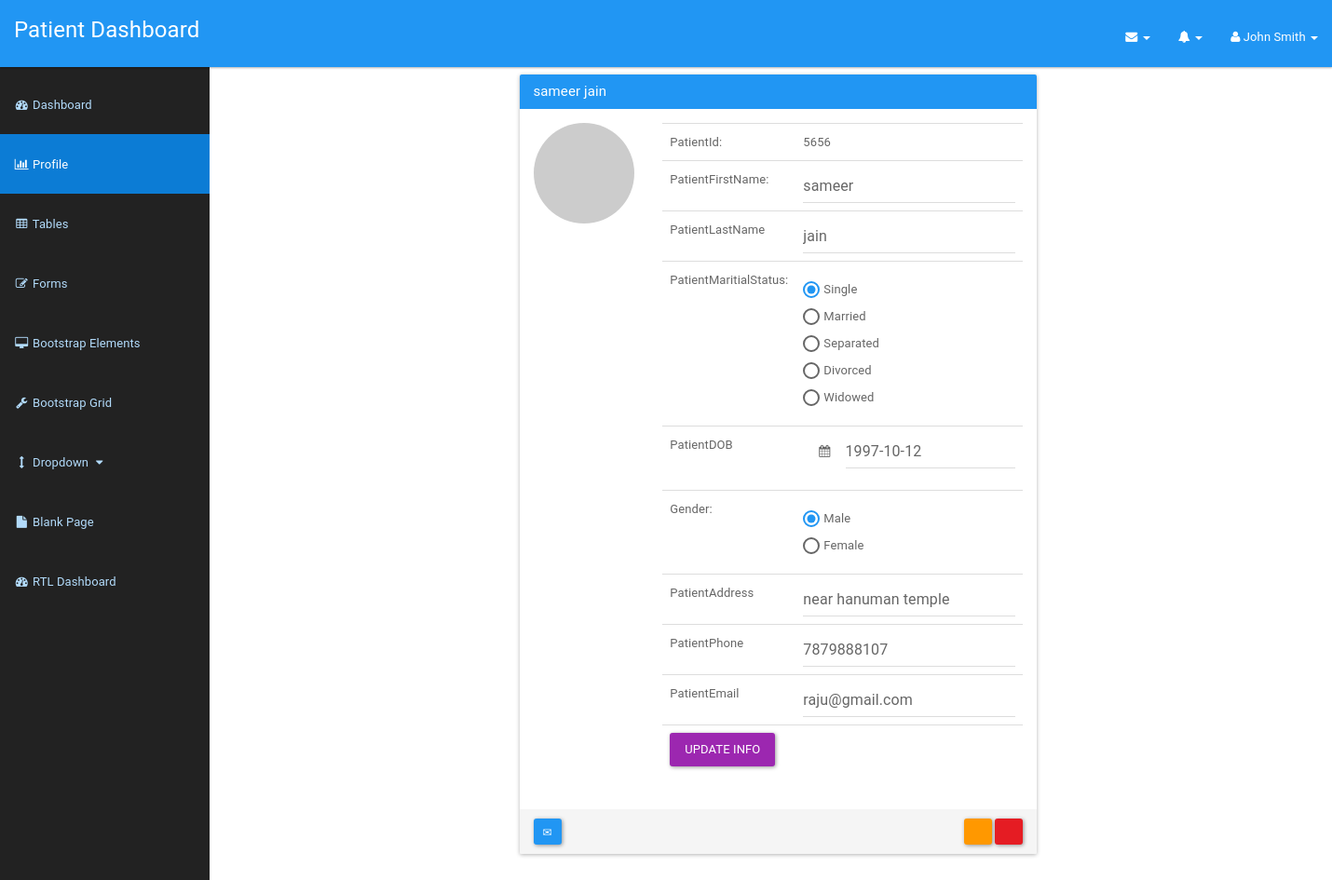
/patient/patientupdateprofile.php (signed in), run on the app's committed database.
### tables this page shows
CREATE TABLE IF NOT EXISTS `patient` (
  `icPatient` bigint(12) NOT NULL,
  `password` varchar(20) NOT NULL,
  `patientFirstName` varchar(20) NOT NULL,
  `patientLastName` varchar(20) NOT NULL,
  `patientMaritialStatus` varchar(10) NOT NULL,
  `patientDOB` date NOT NULL,
  `patientGender` varchar(10) NOT NULL,
  `patientAddress` varchar(100) NOT NULL,
  `patientPhone` varchar(15) NOT NULL,
  `patientEmail` varchar(100) NOT NULL,
  PRIMARY KEY (`icPatient`)
);

### patient/patientupdateprofile.php (the view, shortened to what this page needs)
<?php
$res=mysqli_query($con,"SELECT * FROM patient WHERE icPatient=".$_SESSION['patientSession']);
$userRow=mysqli_fetch_array($res,MYSQLI_ASSOC);
?>
<?php
$male="";
$female="";
if ($userRow['patientGender']=='male') {
$male = "checked";
}elseif ($userRow['patientGender']=='female') {
$female = "checked";
}
$single="";
$married="";
$separated="";
$divorced="";
$widowed="";
if ($userRow['patientMaritialStatus']=='single') {
$single = "checked";
}elseif ($userRow['patientMaritialStatus']=='married') {
$married = "checked";
}elseif ($userRow['patientMaritialStatus']=='separated') {
$separated = "checked";
}elseif ($userRow['patientMaritialStatus']=='divorced') {
$divorced = "checked";
}elseif ($userRow['patientMaritialStatus']=='widowed') {
$widowed = "checked";
}
?>
<!DOCTYPE html>
<html lang="en">
    <head>
        <link href="assets/css/style.css" rel="stylesheet">
        <link href="assets/css/material.css" rel="stylesheet">
        <link href="assets/css/sb-admin.css" rel="stylesheet">
        <link href="assets/css/date/bootstrap-datepicker.css" rel="stylesheet">
        <link href="assets/css/date/bootstrap-datepicker3.css" rel="stylesheet">
        <link href="assets/font-awesome/css/font-awesome.min.css" rel="stylesheet" type="text/css">
    </head>
    <body>
        <div id="wrapper">
            <nav class="navbar navbar-inverse navbar-fixed-top" role="navigation">
                <div class="navbar-header">
                    <a class="navbar-brand" href="patientdashboard.html">Patient Dashboard</a>
                </div>
                <ul class="nav navbar-right top-nav">
                    <li class="dropdown">
                        <a href="#" class="dropdown-toggle" data-toggle="dropdown"><i class="fa fa-envelope"></i> <b class="caret"></b></a>
                    </li>
                    <li class="dropdown">
                        <a href="#" class="dropdown-toggle" data-toggle="dropdown"><i class="fa fa-bell"></i> <b class="caret"></b></a>
                    </li>
                    <li class="dropdown">
                        <a href="#" class="dropdown-toggle" data-toggle="dropdown"><i class="fa fa-user"></i> John Smith <b class="caret"></b></a>
                    </li>
                </ul>
                <div class="collapse navbar-collapse navbar-ex1-collapse">
                    <ul class="nav navbar-nav side-nav">
                        <li>
                            <a href="patientdashboard.php"><i class="fa fa-fw fa-dashboard"></i> Dashboard</a>
                        </li>
                        <li class="active">
                            <a href="patientprofile.php"><i class="fa fa-fw fa-bar-chart-o"></i> Profile</a>
                        </li>
                        <li>
                            <a href="tables.html"><i class="fa fa-fw fa-table"></i> Tables</a>
                        </li>
                        <li>
                            <a href="forms.html"><i class="fa fa-fw fa-edit"></i> Forms</a>
                        </li>
                        <li>
                            <a href="bootstrap-elements.html"><i class="fa fa-fw fa-desktop"></i> Bootstrap Elements</a>
                        </li>
                        <li>
                            <a href="bootstrap-grid.html"><i class="fa fa-fw fa-wrench"></i> Bootstrap Grid</a>
                        </li>
                        <li>
                            <a href="javascript:;" data-toggle="collapse" data-target="#demo"><i class="fa fa-fw fa-arrows-v"></i> Dropdown <i class="fa fa-fw fa-caret-down"></i></a>
                        </li>
                        <li>
                            <a href="blank-page.html"><i class="fa fa-fw fa-file"></i> Blank Page</a>
                        </li>
                        <li>
                            <a href="patientdashboard-rtl.html"><i class="fa fa-fw fa-dashboard"></i> RTL Dashboard</a>
                        </li>
                    </ul>
                </div>
            </nav>
            <div id="page-wrapper">
                <div class="container-fluid">
                    <div class="container">
                        <div class="row">
                            <div class="col-xs-12 col-sm-12 col-md-6 col-lg-6 col-xs-offset-0 col-sm-offset-0 col-md-offset-3 col-lg-offset-3 toppad" >
                                <div class="panel panel-info">
                                    <div class="panel-heading">
                                        <h2 class="panel-title"><?php echo $userRow['patientFirstName']; ?> <?php echo $userRow['patientLastName']; ?></h2>
                                    </div>
                                    <div class="panel-body">
                                        <div class="row">
                                            <div class="col-md-3 col-lg-3 " align="center"> <img alt="User Pic" src="http://placehold.it/250x250" class="img-circle img-responsive"> </div>
                                            <div class=" col-md-9 col-lg-9 ">
                                                <form action="<?php $_PHP_SELF ?>" method="post" name="form1" id="form1">
                                                    <table class="table table-user-information">
                                                        <tbody>
                                                            <tr>
                                                                <td>PatientId:</td>
                                                                <td><?php echo $userRow['icPatient']; ?></td>
                                                            </tr>
                                                            <tr>
                                                                <td>PatientFirstName:</td>
                                                                <td><input type="text" class="form-control" name="patientFirstName" value="<?php echo $userRow['patientFirstName']; ?>"  /></td>
                                                            </tr>
                                                            <tr>
                                                                <td>PatientLastName</td>
                                                                <td><input type="text" class="form-control" name="patientLastName" value="<?php echo $userRow['patientLastName']; ?>"  /></td>
                                                            </tr>
                                                            <tr>
                                                                <td>PatientMaritialStatus:</td>
                                                                <td>
                                                                    <div class="radio">
                                                                        <label><input type="radio" name="patientMaritialStatus" value="single" <?php echo $single; ?>>Single</label>
                                                                    </div>
                                                                    <div class="radio">
                                                                        <label><input type="radio" name="patientMaritialStatus" value="married" <?php echo $married; ?>>Married</label>
                                                                    </div>
                                                                    <div class="radio">
                                                                        <label><input type="radio" name="patientMaritialStatus" value="separated" <?php echo $separated; ?>>Separated</label>
                                                                    </div>
                                                                    <div class="radio">
                                                                        <label><input type="radio" name="patientMaritialStatus" value="divorced" <?php echo $divorced; ?>>Divorced</label>
                                                                    </div>
                                                                    <div class="radio">
                                                                        <label><input type="radio" name="patientMaritialStatus" value="widowed" <?php echo $widowed; ?>>Widowed</label>
                                                                    </div>
                                                                </td>
                                                            </tr>
                                                            <tr>
                                                                <td>PatientDOB</td>
                                                                <td>
                                                                    <div class="form-group ">
                                                                        <div class="input-group">
                                                                            <div class="input-group-addon">
                                                                                <i class="fa fa-calendar">
                                                                                </i>
                                                                            </div>
                                                                            <input class="form-control" id="patientDOB" name="patientDOB" placeholder="MM/DD/YYYY" type="text" value="<?php echo $userRow['patientDOB']; ?>"/>
                                                                        </div>
                                                                    </div>
                                                                </td>
                                                            </tr>
                                                            <tr>
                                                                <td>Gender:</td>
                                                                <td>
                                                                    <div class="radio">
                                                                        <label><input type="radio" name="patientGender" value="male" <?php echo $male; ?>>Male</label>
                                                                    </div>
                                                                    <div class="radio">
                                                                        <label><input type="radio" name="patientGender" value="female" <?php echo $female; ?>>Female</label>
                                                                    </div>
                                                                </td>
                                                            </tr>
                                                            <tr>
                                                                <td>PatientAddress</td>
                                                                <td><input type="text" class="form-control" name="patientAddress" value="<?php echo $userRow['patientAddress']; ?>"  /></td>
                                                            </tr>
                                                            <tr>
                                                                <td>PatientPhone</td>
                                                                <td><input type="text" class="form-control" name="patientPhone" value="<?php echo $userRow['patientPhone']; ?>"  /></td>
                                                            </tr>
                                                            <tr>
                                                                <td>PatientEmail</td>
                                                                <td><input type="text" class="form-control" name="patientEmail" value="<?php echo $userRow['patientEmail']; ?>"  /></td>
                                                            </tr>
                                                            <tr>
                                                                <td>
                                                                    <input type="submit" name="submit" class="btn btn-info" value="Update Info"></td>
                                                                </tr>
                                                            </tbody>
                                                        </table>
                                                    </form>
                                                </div>
                                            </div>
                                        </div>
                                        <div class="panel-footer">
                                            <a data-original-title="Broadcast Message" data-toggle="tooltip" type="button" class="btn btn-sm btn-primary"><i class="glyphicon glyphicon-envelope"></i></a>
                                            <span class="pull-right">
                                                <a href="edit.html" data-original-title="Edit this user" data-toggle="tooltip" type="button" class="btn btn-sm btn-warning"><i class="glyphicon glyphicon-edit"></i></a>
                                                <a data-original-title="Remove this user" data-toggle="tooltip" type="button" class="btn btn-sm btn-danger"><i class="glyphicon glyphicon-remove"></i></a>
                                            </span>
                                        </div>
                                    </div>
                                </div>
                            </div>
                        </div>
                    </div>
                </div>
            </div>
            <link rel="stylesheet" href="https://cdnjs.cloudflare.com/ajax/libs/bootstrap-datepicker/1.4.1/css/bootstrap-datepicker3.css"/>
        </body>
    </html>

### patient/assets/css/style.css (style rules this page uses)
.table-user-information > tbody > tr { border-top: 1px solid rgb(221, 221, 221); }
.table-user-information > tbody > tr:first-child { border-top: 0; }
.table-user-information > tbody > tr > td { border-top: 0; }
.toppad { margin-top: 20px; }
.col-lg-3 { padding-left: 20px; }
.panel-info > .panel-heading { background-color: #2196F3 !important; }

### patient/assets/css/sb-admin.css (style rules this page uses)
body { margin-top: 100px; background-color: #222; }
@media (min-width:768px) { body { margin-top: 50px; } }
#wrapper { padding-left: 0; }
#page-wrapper { min-height: 900px !important; width: 100%; padding: 0; background-color: #fff; }
@media (min-width:768px) { #wrapper { padding-left: 225px; } }
@media (min-width:768px) { #page-wrapper { padding: 10px; } }
.top-nav { padding: 0 15px; }
.top-nav>li { display: inline-block; float: left; }
.top-nav>li>a { padding-top: 17px; padding-bottom: 10px; line-height: 45px; color: white; }
@media (min-width:768px) { .side-nav { position: fixed; top: 80px; left: 225px; width: 225px; margin-left: -225px; border: none; border-radius: 0; overflow-y: auto; background-color: #222; bottom: 0; overflow-x: hidden; padding-bottom: 40px; } }
@media (min-width:768px) { .side-nav>li>a { width: 225px; } }

### data on the page
patient: patientFirstName "sameer", patientLastName "jain", icPatient "5656", patientDOB "1997-10-12", patientAddress "near hanuman temple", patientPhone "7879888107", patientEmail "raju@gmail.com"
